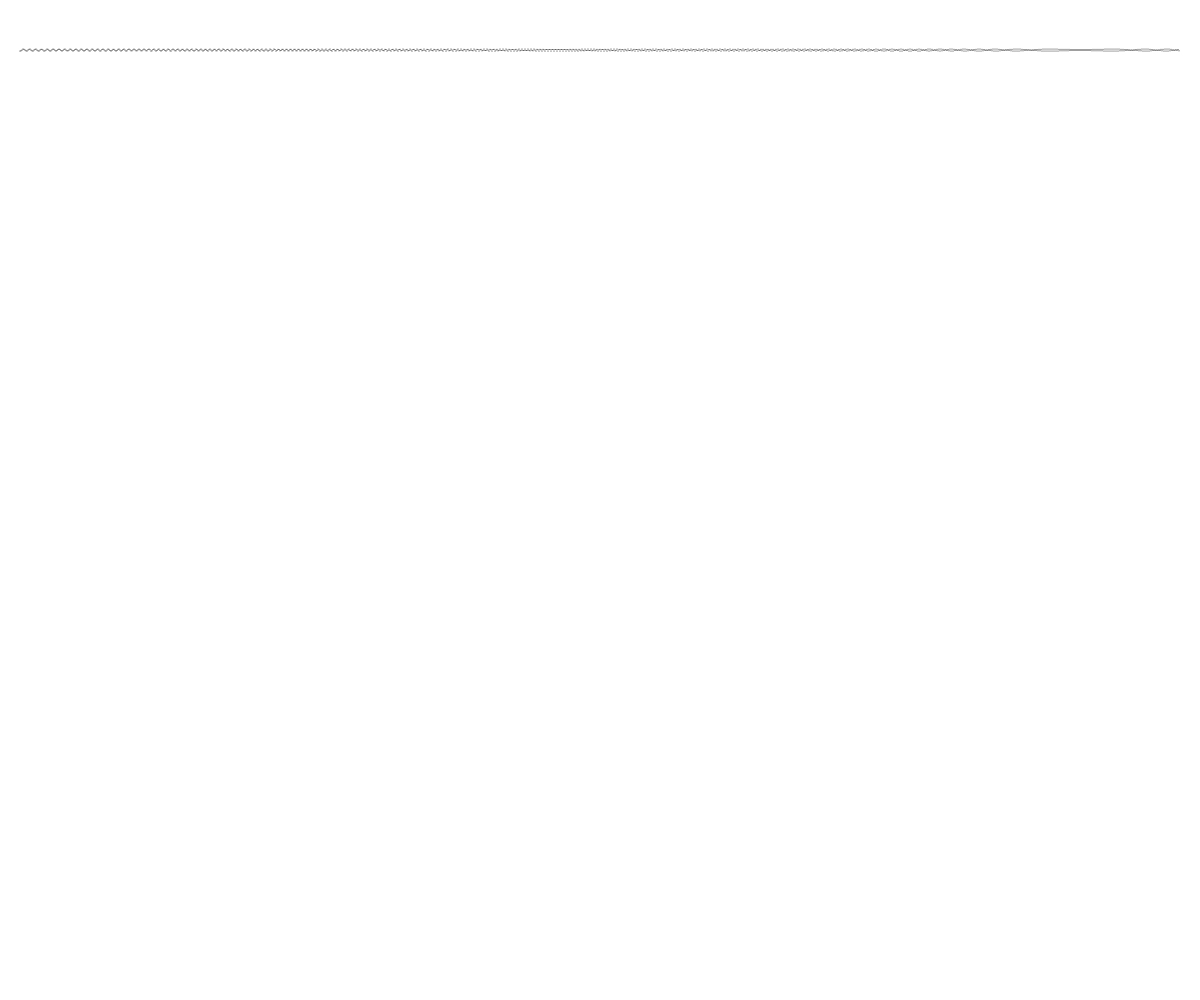
Frame 1 (no input)
Frame 60 (no input): identical to frame 1, image omitted
Frame 120 (the mouse pressed at the canvas centre since frame 60): identical to frame 1, image omitted

The p5.js sketch that drew this single still picture (run headless with seeded random() and noise() and a simulated clock; from frame 60 on, the mouse is pressed at the canvas centre):

// p5.js sketch
// ── sketch.js
// Project Title
// Your Name
// Date
//
// Extra for Experts:
// - describe what you did to take this project "above and beyond"

let frequency = 1;
let x = 20;
let y = 50;

function setup() {
  createCanvas(windowWidth, windowHeight);
}

function draw() {

  while (x < width-20) {
    point(x,50+sin(frequency*x)); //try drawing line connecting dots
    x++;
    frequency += 0.001;
  }
}
